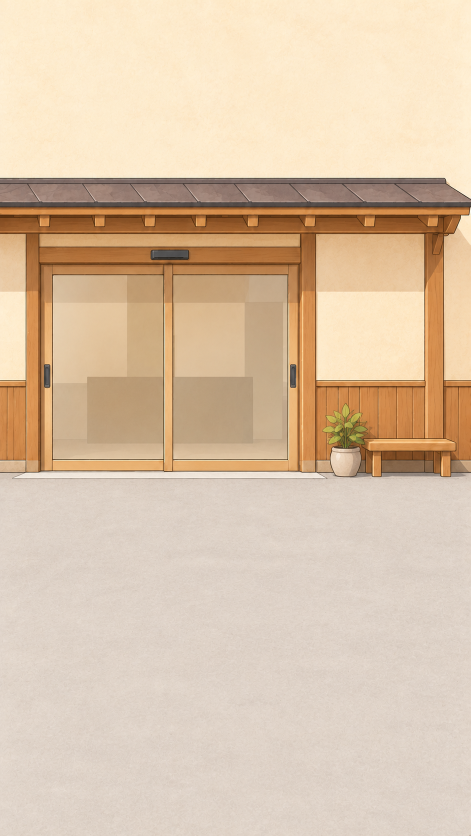
#> input picture assets/ep1/bg-shop-simple.png, 941 x 1672 px (shown at 1/2 size)
$ python build_samurai_ep1_v2.py
#> lines starting #> are read from the running program, lines starting #| are printed output that depends on the picture
# Samurai x Shiba ep.1 v2 (10/24): illustrated shop background, aligned pose pairs, light hat flick.
import pathlib,subprocess,math
from PIL import Image,ImageDraw,ImageFilter,ImageOps
from playwright.sync_api import sync_playwright
R=pathlib.Path(__file__).resolve().parent.parent; E=R/'assets/ep1'
W,H,FPS=1080,1920,30
F=(R/'tools/fonts').as_uri(); ACC='#7B3FE4'
def L(p): return Image.open(p).convert('RGBA')
# background (flipped so the door is on the right, bench on the left)
BG0=ImageOps.mirror(L(E/'bg-shop-simple.png'))
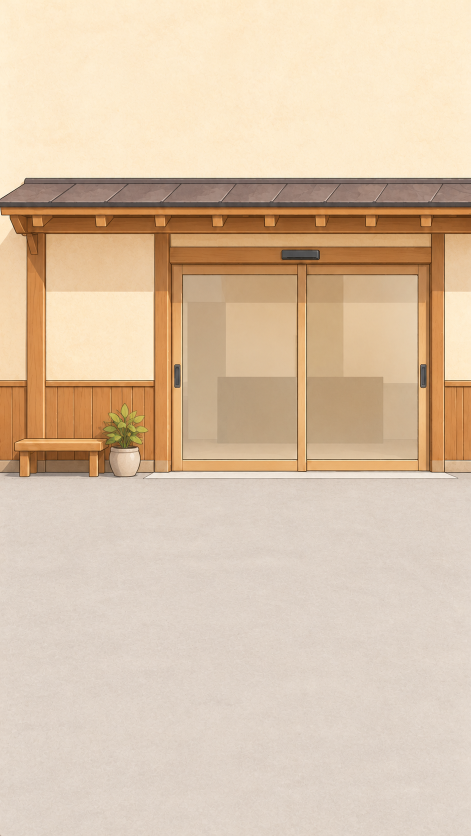
#> BG0: PIL image 941x1672 RGBA (shown at 1/2 size); mean R, G, B, A 218.6, 195.4, 170, 255
K=W/BG0.width                     # 1.148
#> K = 1.15
_b=BG0.resize((W,round(BG0.height*K)),Image.LANCZOS); DY=130
BG=Image.new('RGBA',(W,H)); BG.alpha_composite(_b,(0,DY)); BG.alpha_composite(_b.crop((0,0,W,8)).resize((W,DY+8)),(0,0))
#> after `BG = Image.new('RGBA', (W, H))`: BG: PIL image 1080x1920 RGBA; every value is 0
#> after `BG.alpha_composite(_b, (0, DY))`:
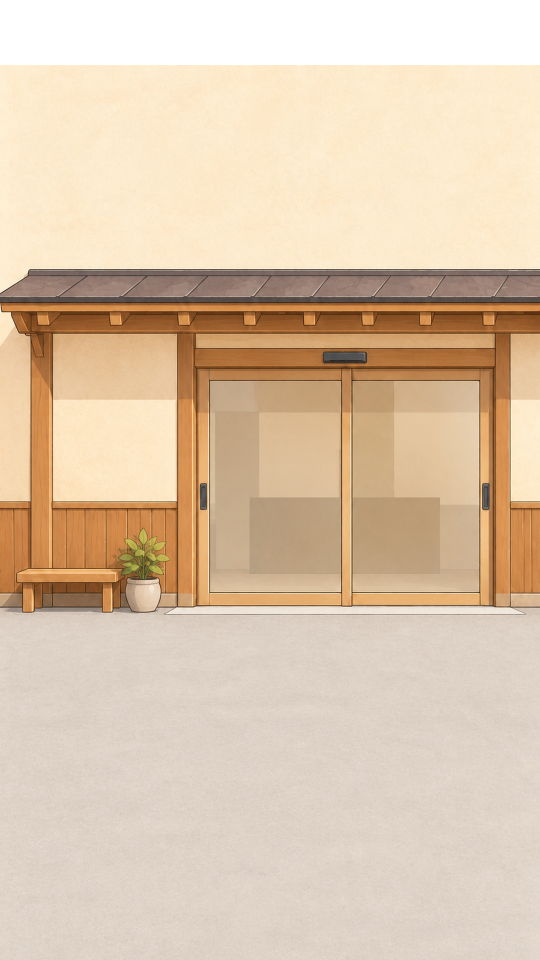
#> BG: PIL image 1080x1920 RGBA (shown at 1/2 size); mean R, G, B, A 203.5, 181.2, 156.5, 237.7; transparent parts drawn white
#> after `BG.alpha_composite(_b.crop((0, 0, W, 8)).resize((W, DY + 8)), (0, 0))`:
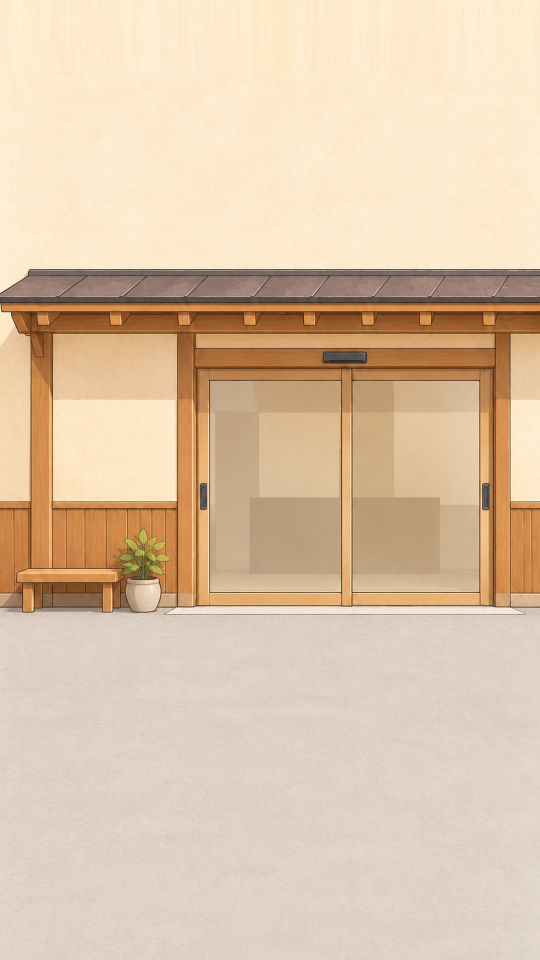
#> BG: PIL image 1080x1920 RGBA (shown at 1/2 size); mean R, G, B, A 220.7, 197.1, 170.3, 255
GROUND=1560; s=0.62              # character canvas scale
#> (the run stopped early here; a loop or call above may not have finished)

$ run again, with assets/ep1/bg-shop-detailed.png copied over assets/ep1/bg-shop-simple.png
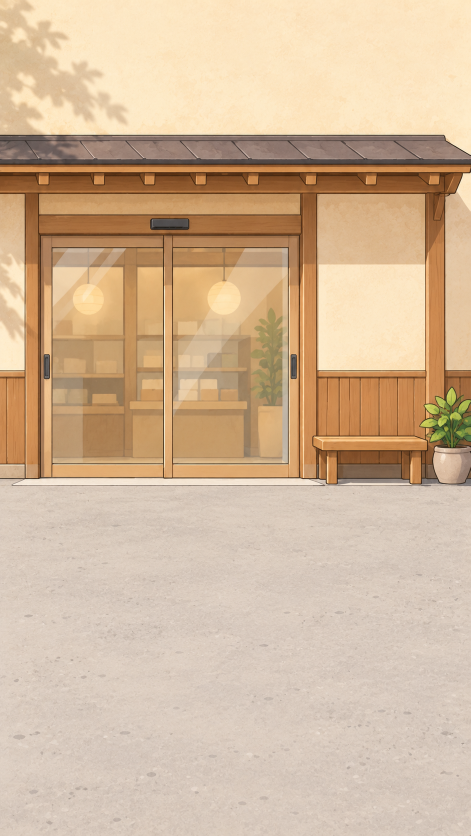
#> input picture assets/ep1/bg-shop-detailed.png, 941 x 1672 px (shown at 1/2 size)
#> `BG0=ImageOps.mirror(L(E/'bg-shop-simple.png'))`:
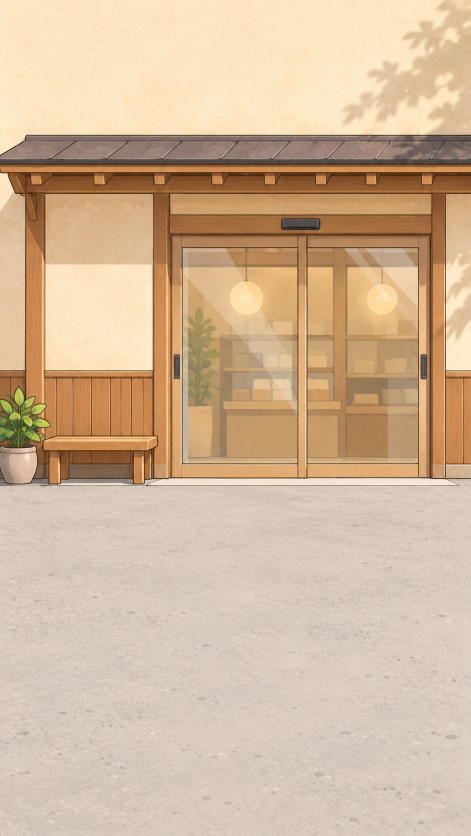
#> BG0: PIL image 941x1672 RGBA (shown at 1/2 size); mean R, G, B, A 209.7, 183.1, 154.6, 255
#> BG: PIL image 1080x1920 RGBA; every value is 0
#> `BG.alpha_composite(_b.crop((0, 0, W, 8)).resize((W, DY + 8)), (0, 0))`:
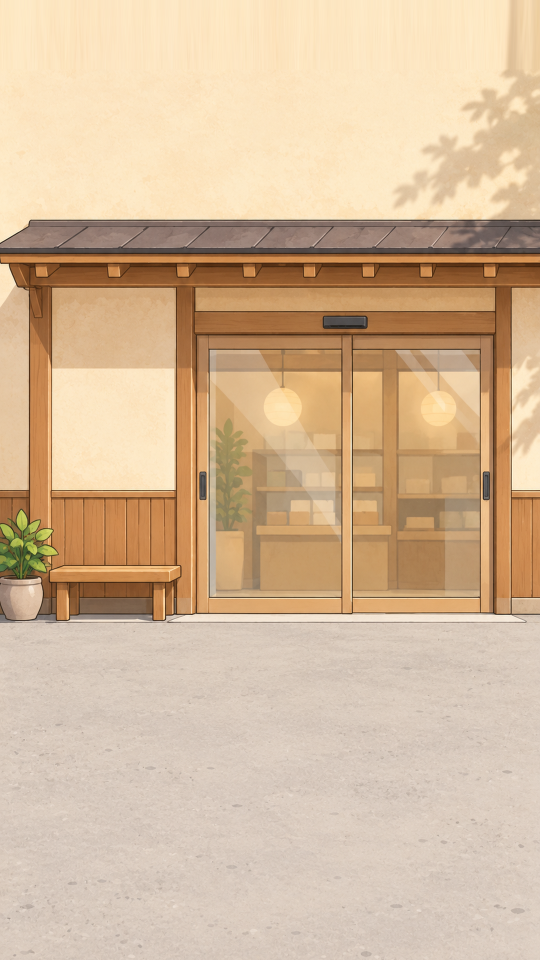
#> BG: PIL image 1080x1920 RGBA (shown at 1/2 size); mean R, G, B, A 212.2, 185.1, 155, 255
